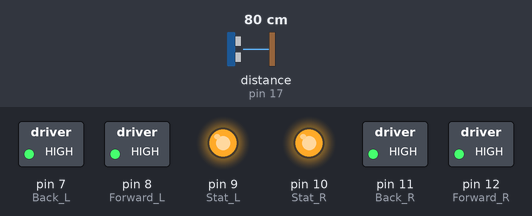
This sketch was run on a simulated Arduino Uno, built with avr-gcc and run on an emulated ATmega328P. Shown: switched loads named in the sketch (green lamp = pin HIGH), output pins drawn as LEDs (lit = HIGH). Inputs (shaded band) come from the test bench; at power-on: distance to the obstacle (sensor on pin 17) 80 cm. The echo pulse lasts 58.3 µs per cm; what the sketch prints to the serial monitor is not drawn.

Above: at 0.2 s.
At 10.4 s:
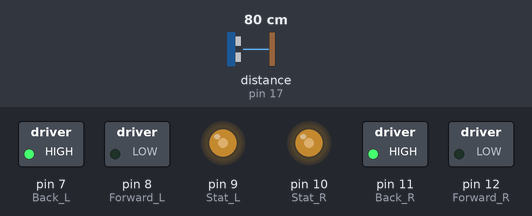
Timing chart, 0 to 52.6 s (numbered marks = the images above):
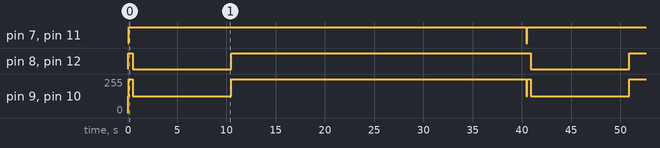

The sketch:

stopping_before_.ino
```cpp
// ---------------------------------------------------------------------------
// Example NewPing library sketch that does a ping about 20 times per second.
// ---------------------------------------------------------------------------
#include <NewPing.h>
int Forward_L = 8;
int Forward_R = 12;
int Stat_L = 9;
int Stat_R = 10;
int Back_L = 7;
int Back_R = 11;

int LEFT_FEEDBACK = 2; // Pin numbers on Rover
int RIGHT_FEEDBACK = 3;

int leftcounter = 0; // initiate counter to zero for start
int rightcounter = 0; // counter could always be reset

int leftspeed = 125;
int rightspeed = 125;
int newSpeed = 125;
#define TRIGGER_PIN  13  // Arduino pin tied to trigger pin on the ultrasonic sensor.
#define ECHO_PIN     17  // Arduino pin tied to echo pin on the ultrasonic sensor.
#define MAX_DISTANCE 200 // Maximum distance we want to ping for (in centimeters). Maximum sensor distance is rated at 400-500cm.

NewPing sonar(TRIGGER_PIN, ECHO_PIN, MAX_DISTANCE); // NewPing setup of pins and maximum distance.

void setup() {
  // put your setup code here, to run once:
  pinMode(Forward_L,OUTPUT);
  pinMode(Stat_L,OUTPUT);
  pinMode(Back_L,OUTPUT);
  pinMode(Forward_R,OUTPUT);
  pinMode(Stat_R,OUTPUT);
  pinMode(Back_R,OUTPUT);
Serial.begin(115200); // Open serial monitor at 115200 baud to see ping results.
  //pinMode(ECHO_PIN,INPUT_PULLUP);
  int distance = sonar.ping_cm();

}


void loop() {
  forwards();
  delay(50);                     // Wait 50ms between pings (about 20 pings/sec). 29ms should be the shortest delay between pings.
  Serial.print("Ping: ");
  int distance = sonar.ping_cm();
  Serial.print(distance); // Send ping, get distance in cm and print result (0 = outside set distance range)
  Serial.println("cm");

  if(distance > 7 ){
    hardstop();
    delay (400);
    backwards();
    delay (10000);
    hardstop();
    delay (30000);

  }
}

void forwards(){
  analogWrite(Stat_L, leftspeed); // enable motors on
  analogWrite(Stat_R, rightspeed);


  digitalWrite(Forward_L, HIGH); // forward motors on
  digitalWrite(Forward_R, HIGH);

  digitalWrite(Back_L, LOW);  // reverse motors off
  digitalWrite(Back_R, LOW);
  Serial.println("forwards");
}

void backwards(){
  analogWrite(Stat_L,leftspeed); // enable motors on
  analogWrite(Stat_R,rightspeed);

  digitalWrite(Forward_L,LOW); // forward motors off
  digitalWrite(Forward_R,LOW);

  digitalWrite(Back_L, HIGH);  // reverse motors on
  digitalWrite(Back_R, HIGH);
}
void hardstop(){

  digitalWrite(Stat_L,HIGH); // enable motors on
  digitalWrite(Stat_R,HIGH);

  digitalWrite(Forward_L,HIGH); // forward motors on
  digitalWrite(Forward_R,HIGH);

  digitalWrite(Back_L, HIGH);  // reverse motors on
  digitalWrite(Back_R, HIGH);

}
void brake(){

  digitalWrite(Stat_L,LOW); // enable motors off
  digitalWrite(Stat_R,LOW);

  digitalWrite(Forward_L,LOW); // forward motors off
  digitalWrite(Forward_R,LOW);

  digitalWrite(Back_L, LOW);  // reverse motors off
  digitalWrite(Back_R, LOW);

}

void leftturn(){
  analogWrite(Stat_L, leftspeed); // enable motors on
  analogWrite(Stat_R, rightspeed);

  digitalWrite(Forward_L, LOW); // forward motors on
  digitalWrite(Forward_R, HIGH);

  digitalWrite(Back_L, HIGH);  // reverse motors off
  digitalWrite(Back_R, LOW);
  Serial.println("rightturn");
}
```

Measured:
- by itself, pin 7 (Back_L), pin 11 (Back_R): alternates HIGH for 40.4 s and LOW for 0.06 s
- by itself, pin 8 (Forward_L), pin 12 (Forward_R): repeats every 40.5 s: LOW 10.0 s, HIGH 30.5 s
- by itself, pin 9 (Stat_L), pin 10 (Stat_R): repeats every 40.5 s: 255/255 0.40 s, 125/255 10.0 s, 255/255 30.0 s, 125/255 0.06 s
